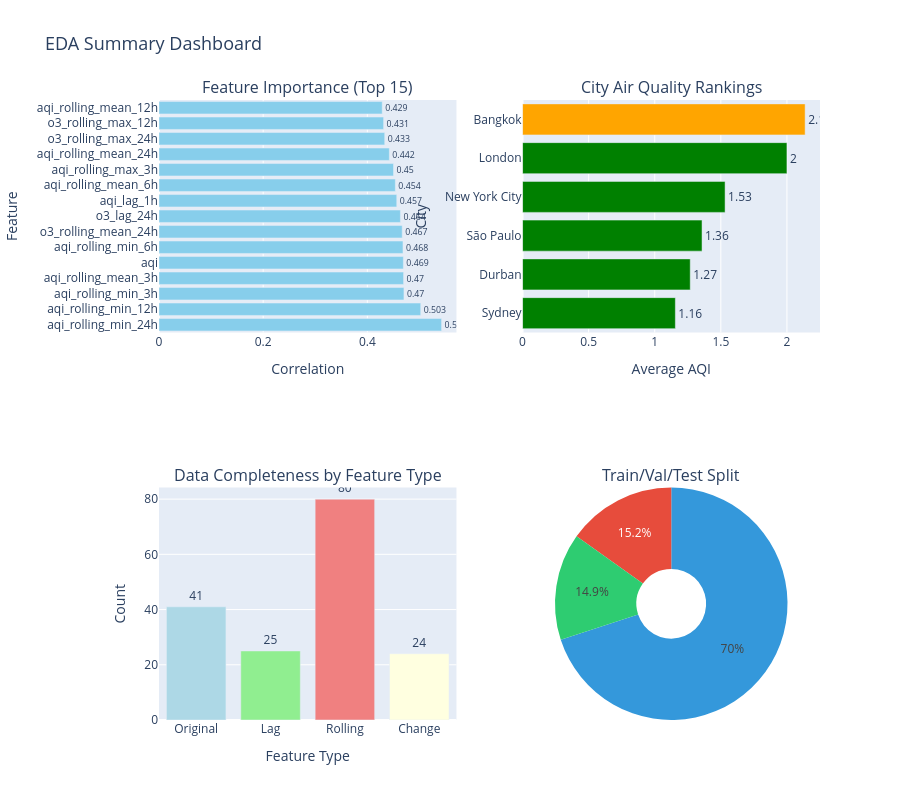

Source (notebook cell):
### Code cell
# Create final summary dashboard
fig = make_subplots(
    rows=2, cols=2,
    subplot_titles=(
        'Feature Importance (Top 15)',
        'City Air Quality Rankings',
        'Data Completeness by Feature Type',
        'Train/Val/Test Split'
    ),
    specs=[
        [{"type": "bar"}, {"type": "bar"}],
        [{"type": "bar"}, {"type": "pie"}]
    ]
)

# 1. Top features
top_15 = top_corr_features.head(15)
fig.add_trace(
    go.Bar(x=top_15.values, y=top_15.index, orientation='h',
           marker_color='skyblue', text=top_15.values.round(3),
           textposition='outside'),
    row=1, col=1
)

# 2. City rankings
city_avg = df.groupby('city_name')['aqi'].mean().sort_values()
colors = ['green' if x <= 2 else 'orange' if x <= 3 else 'red' for x in city_avg.values]
fig.add_trace(
    go.Bar(x=city_avg.values, y=city_avg.index, orientation='h',
           marker_color=colors, text=city_avg.values.round(2),
           textposition='outside'),
    row=1, col=2
)

# 3. Feature type completeness
feature_types = {
    'Original': len([c for c in df.columns if not any(x in c for x in ['lag', 'rolling', 'change'])]),
    'Lag': len([c for c in df.columns if 'lag' in c]),
    'Rolling': len([c for c in df.columns if 'rolling' in c]),
    'Change': len([c for c in df.columns if 'change' in c])
}
fig.add_trace(
    go.Bar(x=list(feature_types.keys()), y=list(feature_types.values()),
           marker_color=['lightblue', 'lightgreen', 'lightcoral', 'lightyellow'],
           text=list(feature_types.values()), textposition='outside'),
    row=2, col=1
)

# 4. Dataset split
split_data = {
    'Train': len(train_df),
    'Validation': len(val_df),
    'Test': len(test_df)
}
fig.add_trace(
    go.Pie(labels=list(split_data.keys()), values=list(split_data.values()),
           hole=0.3, marker_colors=['#3498db', '#2ecc71', '#e74c3c']),
    row=2, col=2
)

# Update layout
fig.update_xaxes(title_text="Correlation", row=1, col=1)
fig.update_yaxes(title_text="Feature", row=1, col=1)
fig.update_xaxes(title_text="Average AQI", row=1, col=2)
fig.update_yaxes(title_text="City", row=1, col=2)
fig.update_xaxes(title_text="Feature Type", row=2, col=1)
fig.update_yaxes(title_text="Count", row=2, col=1)

fig.update_layout(height=800, showlegend=False, 
                  title_text="EDA Summary Dashboard", title_font_size=18)

fig.show()

# Save dashboard
summary_path = project_root / 'notebooks' / 'eda_summary_dashboard.html'
fig.write_html(str(summary_path))
print(f"\n✅ Summary dashboard saved to: {summary_path}")

### Figure 1 — Plotly figure (JSON) as saved in the notebook; plotly's stock layout.template omitted (floating-point values rounded to 4 significant figures)
{"data": [{"marker": {"color": "skyblue"}, "orientation": "h", "text": [0.543, 0.503, 0.47, 0.47, 0.469, 0.468, 0.467, 0.464, 0.457, 0.454, 0.45, 0.442, 0.433, 0.431, 0.429], "textposition": "outside", "type": "bar", "x": [0.5426, 0.5025, 0.4703, 0.4696, 0.4692, 0.4685, 0.467, 0.4635, 0.4565, 0.4538, 0.4503, 0.4423, 0.4334, 0.4312, 0.4286], "xaxis": "x", "y": ["aqi_rolling_min_24h", "aqi_rolling_min_12h", "aqi_rolling_min_3h", "aqi_rolling_mean_3h", "aqi", "aqi_rolling_min_6h", "o3_rolling_mean_24h", "o3_lag_24h", "aqi_lag_1h", "aqi_rolling_mean_6h", "aqi_rolling_max_3h", "aqi_rolling_mean_24h", "o3_rolling_max_24h", "o3_rolling_max_12h", "aqi_rolling_mean_12h"], "yaxis": "y"}, {"marker": {"color": ["green", "green", "green", "green", "green", "orange"]}, "orientation": "h", "text": [1.16, 1.27, 1.36, 1.53, 2.0, 2.14], "textposition": "outside", "type": "bar", "x": [1.156, 1.269, 1.358, 1.532, 2.0, 2.138], "xaxis": "x2", "y": ["Sydney", "Durban", "São Paulo", "New York City", "London", "Bangkok"], "yaxis": "y2"}, {"marker": {"color": ["lightblue", "lightgreen", "lightcoral", "lightyellow"]}, "text": ["41", "25", "80", "24"], "textposition": "outside", "type": "bar", "x": ["Original", "Lag", "Rolling", "Change"], "xaxis": "x3", "y": [41, 25, 80, 24], "yaxis": "y3"}, {"domain": {"x": [0.55, 1], "y": [0, 0.375]}, "hole": 0.3, "labels": ["Train", "Validation", "Test"], "marker": {"colors": ["#3498db", "#2ecc71", "#e74c3c"]}, "type": "pie", "values": [457, 97, 99]}], "layout": {"annotations": [{"font": {"size": 16}, "showarrow": false, "text": "Feature Importance (Top 15)", "x": 0.225, "xanchor": "center", "xref": "paper", "y": 1, "yanchor": "bottom", "yref": "paper"}, {"font": {"size": 16}, "showarrow": false, "text": "City Air Quality Rankings", "x": 0.775, "xanchor": "center", "xref": "paper", "y": 1, "yanchor": "bottom", "yref": "paper"}, {"font": {"size": 16}, "showarrow": false, "text": "Data Completeness by Feature Type", "x": 0.225, "xanchor": "center", "xref": "paper", "y": 0.375, "yanchor": "bottom", "yref": "paper"}, {"font": {"size": 16}, "showarrow": false, "text": "Train/Val/Test Split", "x": 0.775, "xanchor": "center", "xref": "paper", "y": 0.375, "yanchor": "bottom", "yref": "paper"}], "height": 800, "showlegend": false, "title": {"font": {"size": 18}, "text": "EDA Summary Dashboard"}, "xaxis": {"anchor": "y", "domain": [0, 0.45], "title": {"text": "Correlation"}}, "xaxis2": {"anchor": "y2", "domain": [0.55, 1], "title": {"text": "Average AQI"}}, "xaxis3": {"anchor": "y3", "domain": [0, 0.45], "title": {"text": "Feature Type"}}, "yaxis": {"anchor": "x", "domain": [0.625, 1], "title": {"text": "Feature"}}, "yaxis2": {"anchor": "x2", "domain": [0.625, 1], "title": {"text": "City"}}, "yaxis3": {"anchor": "x3", "domain": [0, 0.375], "title": {"text": "Count"}}}}
